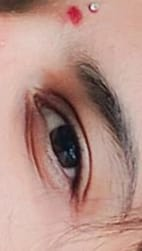
#> input picture OpenCV mini projects/eye.jpg, 142 x 251 px, found by its file name
$ python image_smoothing_IPCV.py
#> lines starting #> are read from the running program, lines starting #| are printed output that depends on the picture
'''
* Image smoothing or blluring is most common used operation in image processing.
* It is use to remive noise from the images.
* There are so many filter which is use for smoothing the image.
* There are LOW passfilter (LPS) which use to remove noise from the images.
* There are high pass filter which use to detect and finding edges in an image.

* we discuss abouot various filters--like, homogeneous, blur(averaging),median, bilateral.
'''
import cv2 as c
import numpy as np

img = c.imread("E:\\Data\\eye.jpg",0)
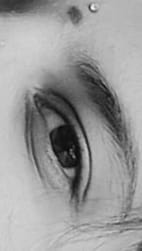
#> img: shape (251, 142); min 5, max 248, mean 154.3

img = c.resize(img, (300,400))
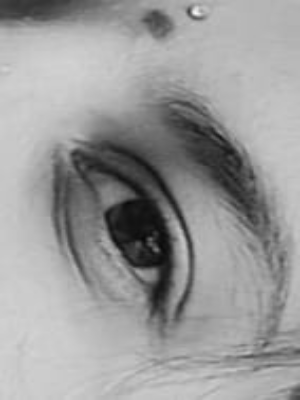
#> img: shape (400, 300); min 7, max 248, mean 154.2

#c.imshow("Eye",img)

kernel = np.ones((4,4),np.float32)/16

#FILTER number ---------1
'''
This filter work like, eacah output poxel is the mean of its kernel neighbour
It is aka homogeneous filter in this all pixel contribute with equal weight.
Kernel is a small shape or matrix which we apply on image.
In this filter kernel is [(1/kernel(h,w)*kernel)]'''
h_filter = c.filter2D(img,-1,kernel)# -1 is desired depth
#c.imshow("homogeneous ", h_filter)

#FILTER number ------------2
#blur method or averaging
#takes the avg of all the pixels underkernek area and replaces the central element with this average.
blur = c.blur(img, (5,5))
#c.imshow("blur ", blur)

#FILTER number -----------3
#Gaussian filter Here it using different weight kernek,in row as well as
#means side values are small then centre. IT manage distance b/w value of

gau = c.GaussianBlur(img,(5,5),0)
#c.imshow("gau blur",gau)

#FILTER number -------------4
#Median filter --- computes the median of all the pixels under the kernel window and the
#central pixel is replaced with this median value.
#This is highly effective in removing salt - and-pepper noise.
#Here kernel size must be add except one.
med = c.medianBlur(img,5) # odd value #1 as default
#c.imshow("median filter", med)

#BILATERAL filter ---- is highly effective at noise removal while preserving the edges.
#It work like gaussian filter but more focus on edges
#It is slow as compare eith the other filters
#Argument (img, neighbour_pixel_diameter, sigma_color, sigma_space)
bi_f = c.bilateralFilter(img, 9,75,75)#50- 100
#c.imshow("bi_f", bi_f)

#now plot all the images on graph
titles = ["Original_image","home", "Blur", "gauss", "med", "bi_f"]
images = [img, h_filter,blur, gau,med,bi_f]

#if you want then plot it
from matplotlib import pyplot as plt
for i in range(6):
    plt.subplot(2,3,i+1),
    plt.imshow(images[i],'gray')
    plt.title(titles[i])
    plt.xticks([]),plt.yticks([])

plt.show()


c.waitKey(0)
c.destroyAllWindows()

$ run again, with OpenCV mini projects/Pic1.jpg copied over OpenCV mini projects/eye.jpg
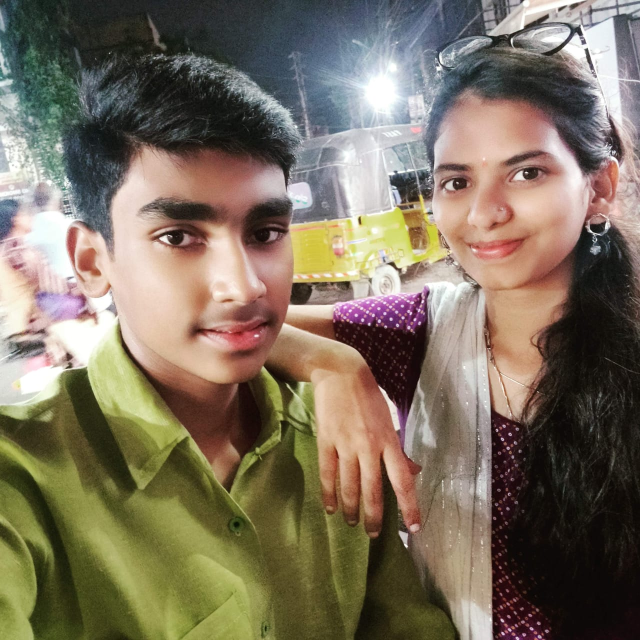
#> input picture OpenCV mini projects/Pic1.jpg, 1280 x 1280 px, found by its file name (shown at 1/2 size)
#> `img = c.imread("E:\\Data\\eye.jpg",0)`:
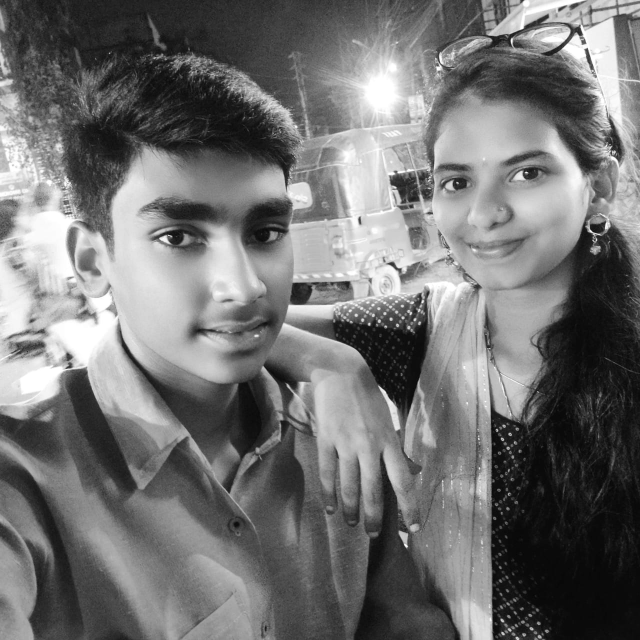
#> img: shape (1280, 1280) (shown at 1/2 size); min 0, max 255, mean 113.6
#> `med = c.medianBlur(img,5)`:
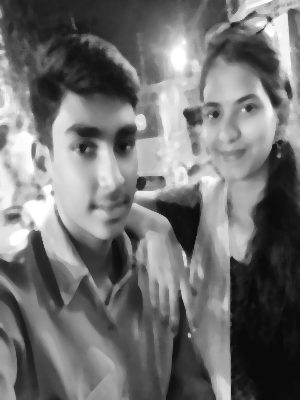
#> med: shape (400, 300); min 9, max 255, mean 113.2

$ run again, with OpenCV mini projects/Pic4.jpg copied over OpenCV mini projects/eye.jpg
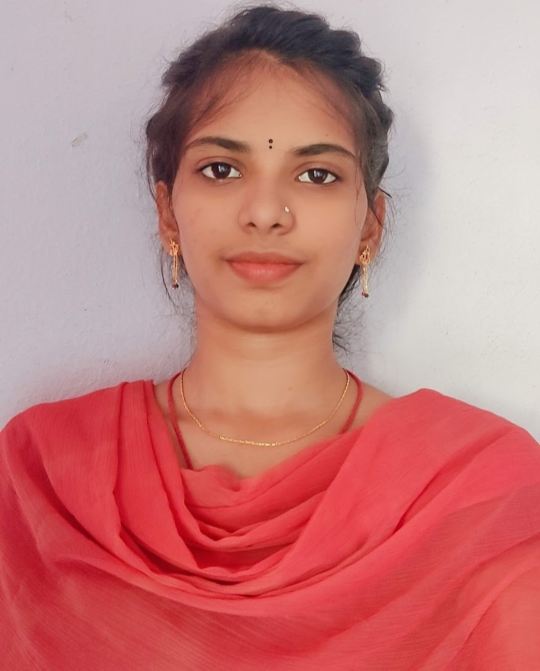
#> input picture OpenCV mini projects/Pic4.jpg, 1080 x 1342 px, found by its file name (shown at 1/2 size)
#> `img = c.imread("E:\\Data\\eye.jpg",0)`:
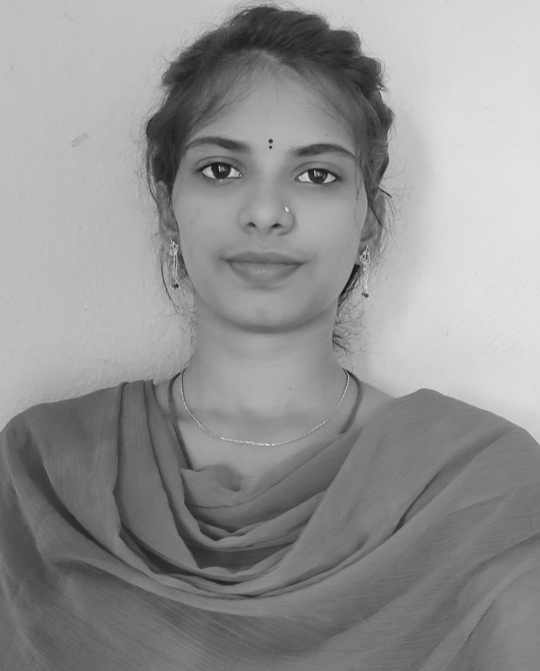
#> img: shape (1342, 1080) (shown at 1/2 size); min 11, max 230, mean 146.1
#> `img = c.resize(img, (300,400))`:
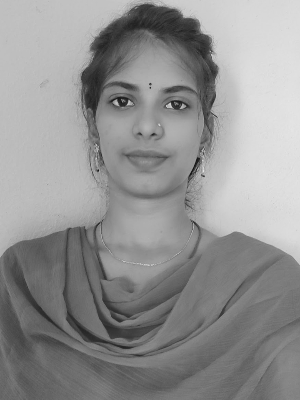
#> img: shape (400, 300); min 17, max 229, mean 146
